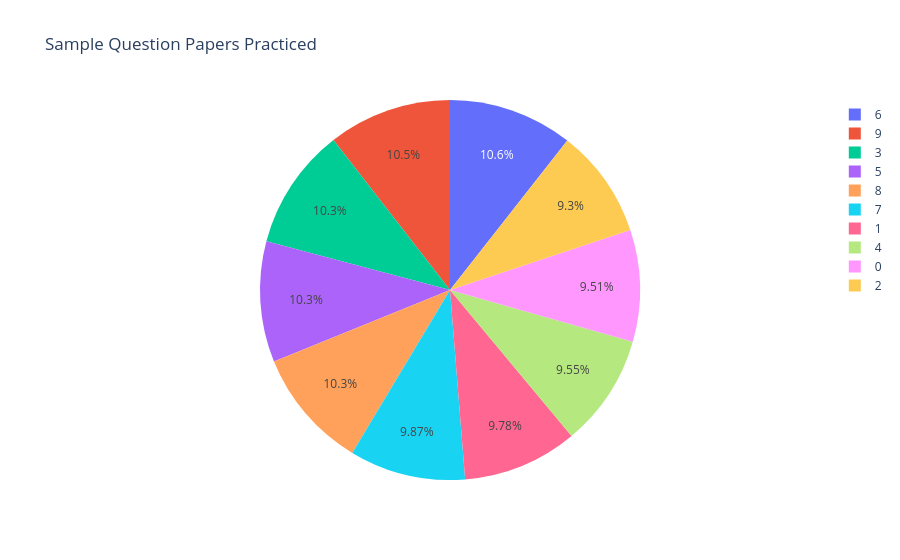

Notebook code cell kept with this figure:
### Code cell
fig = px.pie(df,names=df["Sample Question Papers Practiced"],title="Sample Question Papers Practiced")
fig.show()

### Figure 1 — Plotly figure (JSON) as saved in the notebook; plotly's stock layout.template omitted (floating-point values rounded to 4 significant figures; data arrays with more than 128 entries replaced by an {"elided": "..."} marker saying what was removed)
{"data": [{"domain": {"x": [0, 1], "y": [0, 1]}, "hovertemplate": "Sample Question Papers Practiced=%{label}<extra></extra>", "labels": {"elided": "10000 int values"}, "legendgroup": "", "name": "", "showlegend": true, "type": "pie"}], "layout": {"legend": {"tracegroupgap": 0}, "title": {"text": "Sample Question Papers Practiced"}}}
